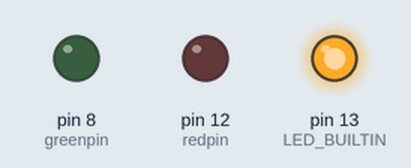
The sketch below on a simulated Arduino Uno, built with avr-gcc and run on an emulated ATmega328P. Shown: output pins drawn as LEDs (lit = HIGH).

Above: at 0.5 s.
At 2.5 s:
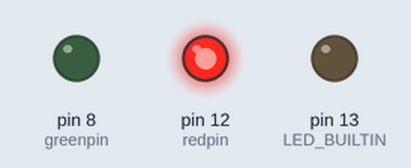
At 4.5 s:
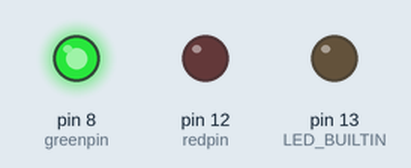
At 5.5 s:
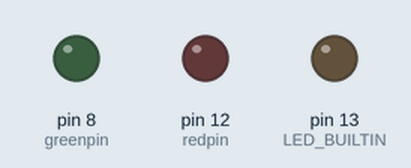
Timing chart, 0 to 7.8 s (numbered marks = the images above):
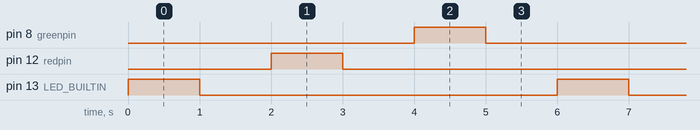

The sketch:

hli212lab1.ino
```cpp
int greenpin = 8;
int redpin = 12;
void setup() {
  // put your setup code here, to run once:
  pinMode(LED_BUILTIN, OUTPUT);
  pinMode(greenpin, OUTPUT);
  pinMode(redpin, OUTPUT);

}

void loop() {
  // put your main code here, to run repeatedly:
  digitalWrite(LED_BUILTIN, HIGH);
  delay(1000);
  digitalWrite(LED_BUILTIN, LOW);
  delay(1000);
  digitalWrite(redpin,HIGH);
  delay(1000);
  digitalWrite(redpin,LOW);
  delay(1000);
  digitalWrite(greenpin,HIGH);
  delay(1000);
  digitalWrite(greenpin,LOW);
  delay(1000);


}
```

Measured:
- by itself, pin 8 (greenpin), pin 12 (redpin), pin 13 (LED_BUILTIN): alternates HIGH for 1.0 s and LOW for 5.0 s
- by itself, everything shown: repeats every 6.0 s, in 6 steps
